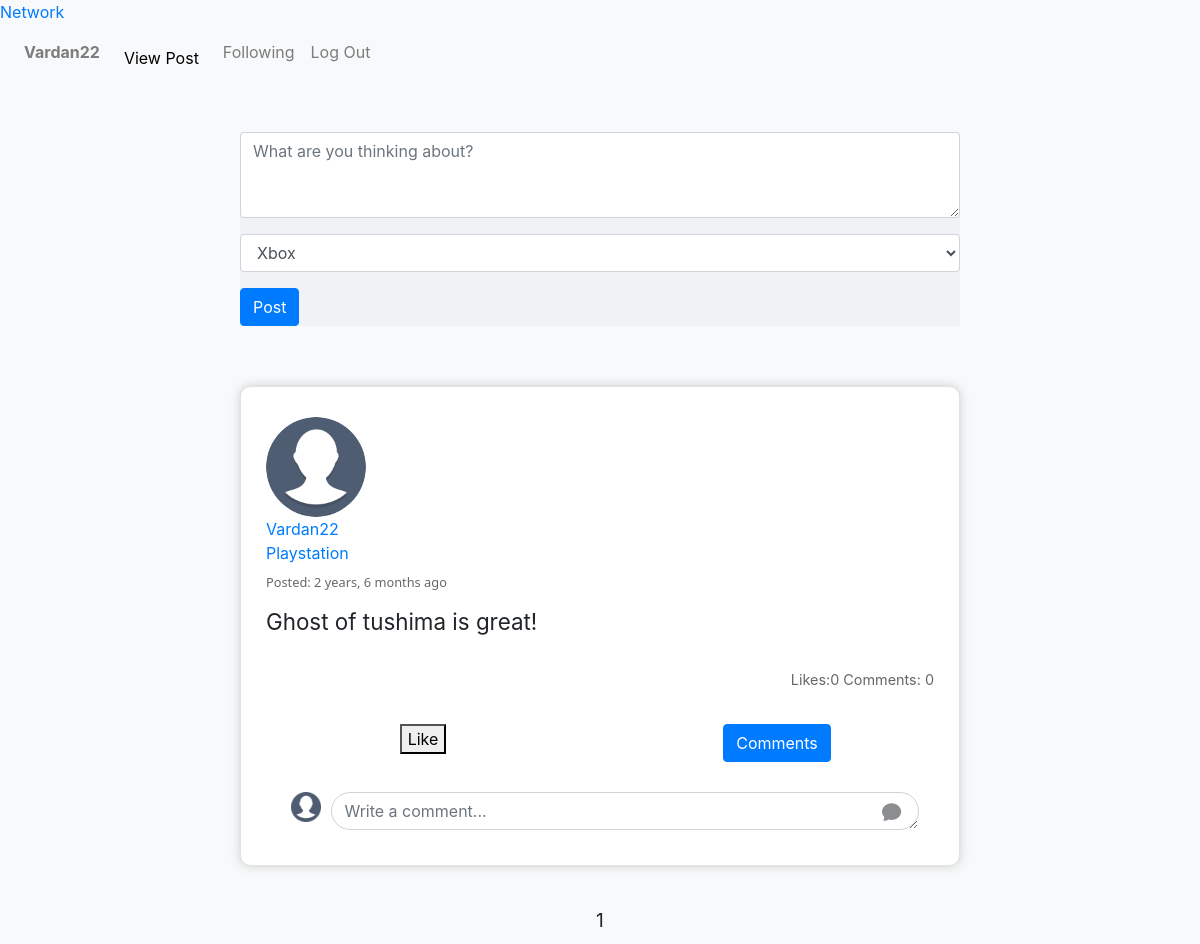
The app's page / (signed in) with its own data.
### network/models.py (models this page shows, shortened)
class User(AbstractUser):
    pass

class Post(models.Model):
    user = models.ForeignKey(User, on_delete=models.CASCADE , related_name="posts", verbose_name="posted by")
    content = models.CharField(max_length=500, null=True, blank=False)
    date = models.DateTimeField(auto_now_add=True)
    categ=models.CharField(max_length=255,null=True, blank=False)
    liked = models.ManyToManyField(UserProfile, blank=True, related_name='likes',editable=True)
    def num_likes(self):
        return self.liked.all().count()
    class Meta:
        verbose_name = "post"
        verbose_name_plural = "posts"

class UserProfile(models.Model):
    user = models.OneToOneField(User, on_delete=models.CASCADE, related_name="profile")
    name = models.CharField(max_length=100, blank=True, null=True)
    date_of_birth = models.DateField(blank=True, null=True)
    about = models.TextField(blank=True, null=True)
    country = CountryField(blank=True, null=True)
    image = models.ImageField(default='media/profile_pics/default.png', upload_to="profile_pics", blank=True, null=True)

### network/views.py (the view)
# urls.py: path("", views.index, name="index"),
def index(request):
    all_posts = Post.objects.order_by("-date").all()
    p = Paginator(all_posts, 10)
    page_number = request.GET.get('page')
    page_obj = p.get_page(page_number)
    if not request.user.is_authenticated:
        return render(request, "network/index.html", {
        "post_form": CreatePostForm(),
        "comment_form": CreateCommentForm(auto_id=False),
        "page_obj": page_obj,
        "add_post_available": True,
        })
    else:
        profile = UserProfile.objects.get(user=request.user)
        return render(request, "network/index.html", {
        "post_form": CreatePostForm(),
        "comment_form": CreateCommentForm(auto_id=False),
        "page_obj": page_obj,
        "add_post_available": True,
        "profile" : profile,
        })

### network/forms.py
class CreatePostForm(forms.ModelForm):
    class Meta:
        model = Post
        fields = ["content", "categ"]
        labels = {
            "Description": _("content: "),
            "Category": _("categ: "), }
        widgets={
                "content": forms.Textarea(attrs={
                            'placeholder': _("What are you thinking about?"),
                             'autofocus': 'autofocus',
                            'rows': '3',
                            'class': 'form-control',
                            'aria-label': _("post content") }),
                "categ": forms.Select(choices=choices , attrs={'class':'form-control'}),
                }

class CreateCommentForm(forms.ModelForm):
    content = forms.CharField(widget=forms.Textarea(attrs={
                                    'placeholder': _("Write a comment..."),
                                    'rows': '1',
                                    'class': 'form-control',
                                    'aria-label': _("comment content")
                             }))
    class Meta:
        model = Comment
        fields = ["content"]

### network/templates/network/index.html (shortened to what this page needs)
{% extends "network/layout.html" %}
{% load static %}
{% load i18n %}
{% block body %}
    {% if user.is_authenticated and add_post_available %}
        <div class="post-form-wrapper">
            <form action="{% url 'post-comment' action='post' %}" method="post">
                <div class="form-group">
                    {{ post_form.content}}
                </div>
                <div class="form-group">
                    {{ post_form.categ}}
                </div>
                <input class="btn btn-primary" type="submit" value='{% trans "Post" %}'>
            </form>
        </div>
    {% endif %}
    {% for post in page_obj.object_list %}
        {% include "network/post.html"%}
    {% empty %}
        <div class="no-posts">
            {% trans "No posts yet" %}
        </div>
    {% endfor %}
    <div class="pages">
    <center>
        <span>{{page_obj.number}}</span>
{% endblock %}

### network/templates/network/layout.html (shortened to what this page needs)
{% load static %}
{% load i18n %}
<!DOCTYPE html>
<html lang="en">
    <head>
        <link rel="stylesheet" href="https://stackpath.bootstrapcdn.com/bootstrap/4.4.1/css/bootstrap.min.css">
         <link href="{% static 'network/main_styles.css' %}" rel="stylesheet">
        <link href="{% static 'network/post_comment_styles.css' %}" rel="stylesheet">
        <link href="{% static 'network/user_profile.css' %}" rel="stylesheet">
        </head>
    <body>
        <nav class="nav-grid bg-light">
            <a class="network-link" href="{% url 'index'%}">Network</a>
            <nav class="navbar navbar-expand-md navbar-light">
                <div class="collapse navbar-collapse" id="navbarNav">
                  <ul class="navbar-nav mr-auto">
                    {% if user.is_authenticated %}
                        <li class="nav-item">
                            <a class="nav-link" href="{% url 'user-profile' user_id=user.id%}"><strong>{{ user.username }}</strong></a>
                        </li>
                    {% endif %}
                    <li class="nav-item">
                        <div class="dropdown" >
                            <button class="dropbtn">View Post
                                </button>
                        </div>
                    </li>
                    {% if user.is_authenticated %}
                        <li class="nav-item">
                            <a class="nav-link" href="{% url 'following'%}">{% trans "Following" %}</a>
                        </li>
                        <li class="nav-item">
                            <a class="nav-link" href="{% url 'logout' %}">{% trans "Log Out" %}</a>
                        </li>
                    {% endif %}
                  </ul>
                </div>
        </nav>
        <div class="body">
            {% block body %}
            {% endblock %}
        </div>
    </body>
</html>

### network/templates/network/post.html (shortened to what this page needs)
{% load static %}
{% load custom_tags %}
{% load i18n %}
{% block extra_css %}
    <link href="{% static 'network/post_comment_styles.css' %}" rel="stylesheet">
    <link href="{% static 'network/forms.css' %}" rel="stylesheet">
    <link rel="stylesheet" href="https://cdn.jsdelivr.net/npm/bootstrap@4.0.0/dist/css/bootstrap.min.css">
{% endblock %}
<div class="post-comment-element">
    <div class="post" id='post_{{ post.id }}'>
        <div class="post-profile-picture">
            <img src="{{ post.user.profile.image.url }}" title={{ post.user }} alt="profile picture">
            <a href="{% url 'user-profile' user_id=post.user.id %}">{{ post.user }}</a>
            <a href="{% url 'category' cat=post.categ %}"> {{post.categ}}</a>
        </div>
        <div class="post-date">
            {% trans "Posted: " %} {{post.date|timesince}} {% trans "ago" %}
        </div>
        <div class="post-content">
            {{ post.content}}
        </div>
        <div class="comment-data">
            <span class="like-count">{% trans "Likes:" %}{{post.num_likes}}</span>
            <span class="comment-count">{% trans "Comments:" %} {{post.comments.all.count}}</span>
        </div>
    </div>
    {% if user.is_authenticated %}
            <div class="container">
                <div class="row">
            <div class="col-sm-6">
                <div class="text-center">
                    <form action="{% url 'like-post-view' %}" method="POST" class='like-form' id="{{post.id}}">
                        <button type="submit" class="ui button like-btn">
                            {% if profile not in post.liked.all %}
                                Like
                            {% else %}
                                Unlike
                            {% endif %}
                        </button>
                    </form>
            </div></div>
            <div class="col-sm-6">
            <div class="text-center">
            <button class="btn btn-primary" type="button" data-toggle="collapse" data-target="#collapse{{post.id}}"
             aria-expanded="true" aria-controls="collapse{{post.id}}"> Comments</button>
        </div></div> </div></div>
        <div class="comment-form-wrapper">
            <a href="{% url 'user-profile' user_id=user.id %}">
                <img class="comment-profile-picture" src="{{ user.profile.image.url }}" title={{ user }} alt="profile picture">
            </a>
            <form action="{% url 'post-comment' action='comment' %}" method="post">
                <div class="comment-form-content">
                    {{ comment_form.content}}
                    <button type="submit" class="icon-button">
                        <svg width="1.2em" height="1.2em" viewBox="0 0 16 16" class="bi bi-chat-fill" xmlns="http://www.w3.org/2000/svg">
                            <path d="M8 15c4.418 0 8-3.134 8-7s-3.582-7-8-7-8 3.134-8 7c0 1.76.743 3.37 1.97 4.6-.097 1.016-.417 2.13-.771 2.966-.079.186.074.394.273.362 2.256-.37 3.597-.938 4.18-1.234A9.06 9.06 0 0 0 8 15z"/>
                        </svg>
                    </button>
                </div>
            </form>
    </div>
   {% endif %}
</div>

### network/static/network/main_styles.css (style rules this page uses)
:root { --secondary-text: rgb(101, 103, 107); --secondary-text-family: "Segoe UI", Helvetica, Arial, sans-serif; --hover-color: rgba(128, 128, 128, 0.15); }
html { position: relative; min-height: 100%; min-width: 100%; }
body { background-color: #F0F2F5; margin: 2% 30% 2%; }
.pages { padding: 10px 0px; text-align: center; font-size: larger; }
.dropdown .dropbtn { font-size: 16px; border: none; outline: none; color: black; padding: 14px 16px; background-color: inherit; font-family: inherit; margin: 0; }

### network/static/network/post_comment_styles.css (style rules this page uses)
.post-comment-element { margin: 30px auto; max-width: 40%; padding: 5px; border-radius: 10px; border: 1px solid #cac7c785; background-color: white; box-shadow: 0px 0px 12px -2px rgba(173,173,173,0.8); }
.post { margin: 0px auto; padding: 25px 20px 15px 20px; }
.post-form-wrapper { margin: 40px auto 60px auto; max-width: 40%; background-color: #F0F2F5; }
.comment-form-wrapper { margin: 30px auto; max-width: 90%; display: grid; grid-template-columns: 50px auto; }
.comment-form-wrapper a { justify-self: center; align-self: top; }
.comment-form-content { position: relative; }
.comment-form-content textarea { min-height: 30px; border-radius: 25px; padding-right: 30px; }
.comment-form-content svg { fill: #282c318a; }
.comment-form-content button[type="submit"] { position: absolute; padding: 3px 7px 6px 7px; border-radius: 20px; bottom: 2px; right: 10px; }
.post { display: grid; grid-template-columns: repeat(12, 1fr); grid-template-rows: repeat(3, minmax(40px, auto)) minmax(0px, auto) minmax(40px, auto) minmax(0px, auto); }
.post-date { grid-column: 1/13; grid-row: 2/3; }
.post-content { grid-column: 1/13; grid-row: 3/4; }
.comment-data { grid-column: 7/13; grid-row: 5/6; }
.post-profile-picture img { height: 100px; width: 100px; border-radius: 50%; }
.comment-profile-picture { height: 30px; width: 30px; }
.post-date { align-self: top; font-family: var(--secondary-text-family); font-size: 0.8em; font-weight: 350; padding-top: 8px; color: var(--secondary-text) }
.post-content { padding-bottom: 30px; font-size: 1.4em; }
.comment-data { align-self: top; justify-self: end; font-size: 0.9em; font-weight: 380; color: var(--secondary-text); }
.icon-button { background: transparent; border: transparent; transition: background 0.2s; }
@media screen and (max-width: 1500px) { .post-comment-element, .post-form-wrapper { max-width: 50%; } }
@media screen and (max-width: 1200px) { .post-comment-element, .post-form-wrapper { max-width: 60%; } }

### records on screen
User: username "Vardan22"
Post: user.profile.image (placeholder picture), user "Vardan22", categ "Playstation", date "2 years, 6 months", content "Ghost of tushima is great!", num_likes "0", comments.all.count "0", shows "Like", profile.image (placeholder picture)

### other values on screen
{{ page_obj.number }} "1"
